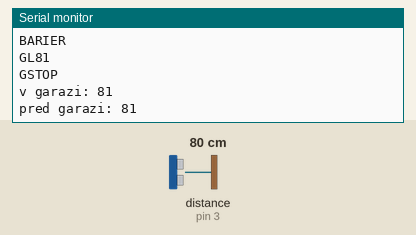
Simulated run of this sketch. Board: Arduino Uno, built with avr-gcc and run on an emulated ATmega328P. Parts: the last lines printed to the serial monitor. Inputs (shaded band) come from the test bench; at power-on: distance to the obstacle (sensor on pin 3) 80 cm. The echo pulse lasts 58.3 µs per cm.

Above: at 1.2 s.
1.3 s: distance to the obstacle (sensor on pin 3) set to 120 cm
At 2.9 s:
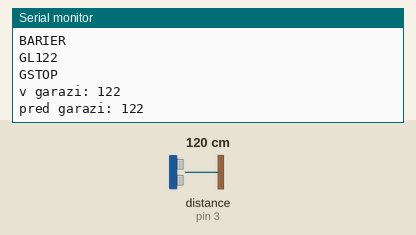
5.1 s: distance to the obstacle (sensor on pin 3) set to 2 cm
At 5.9 s:
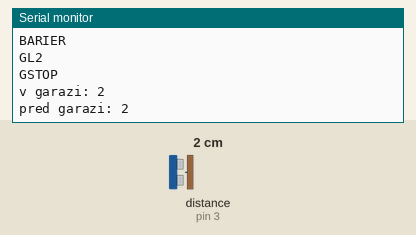
Timing chart, 0 to 8.1 s (numbered marks = the images above; inputs shaded):
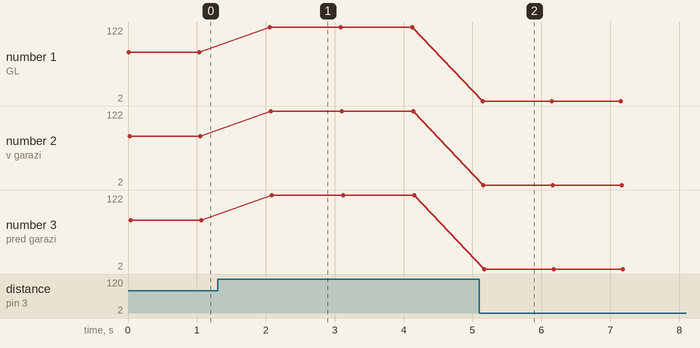

The sketch:

garaz.ino
```cpp
#include <NewPing.h>

int trigPinGarrage = 2;
int echoPinGarrage = 3;
//#define trigPinBeforeGarrage 4;
//#define echoPinBeforeGarrage 5;
const int doorOpenPin = 6;
const int doorClosePin = 7;

const int DOOR_OPEN = 0;
const int DOOR_CLOSE = 1;
const int DOOR_IN_PROGRESS = 2;

int maxLengthGarrage = 400;
int maxLengthBeforeGarrage = 200;
int carHeight = 150;

NewPing garrageSource(trigPinGarrage, echoPinGarrage, maxLengthGarrage);
NewPing beforeGarrageSource(trigPinGarrage, echoPinGarrage, maxLengthBeforeGarrage);
float garrageLength = 0;
float beforeGarrageLength =0;

int doorState;

void setup() {
  // put your setup code here, to run once:
  pinMode(doorOpenPin, INPUT);
  pinMode(doorClosePin, INPUT);

  Serial.begin(9600);

  //kontrola vrat
//  doorState = checkDoor();
}

void loop() {


//  Serial.println("test");
//  digitalRead(doorOpenPin)
  //zkontroluj misto pred garazi

  //zkontroluj jestli je misto v garazi
  if (doorState == DOOR_OPEN) {
  //je misto zkontroluj misto v  garazi a parkuj
  //checkBeforeGarrage();
    if(isGarrageFree()){
      Serial.println("GFREE");
      //setParking();
    }
    else {
    //neni misto

    if(isGas()){
      //auto parkuje
      if (garrageSource.ping_cm() >= 5) {
        Serial.println("STOP");
      }

    }
    else {
        //auto neparkuje, je tam prekazka
        Serial.println("BARIER");
        Serial.print("GL");
        Serial.println(garrageSource.ping_cm());
        Serial.println("GSTOP");
      }

  //v garazi je nejaky objekt

  }
  }

 //kdyz jsou zavrene dvere
 if(doorState == DOOR_CLOSE){
  //checkBeforeGarrage();
  //pokud je kratsi nez default length, tak nejaky error
 }

  //neni misto? Je to staticke
    //ano - je tam predmet neparkuj
    //ne - smrdi tam CO?
        //ano - auto parkuje
        //ne - nejspise se tam nekdo hejbe


  Serial.print("v garazi: ");
  Serial.println(garrageSource.ping_cm());
  Serial.print("pred garazi: ");
  Serial.println(beforeGarrageSource.ping_cm());

  delay(1000);
}


bool isGarrageFree(){
  if (garrageSource.ping_cm() > 350){
    return true;
  }
  else {
    return false;
  }
}
bool isMove(bool garrage) {
int radar;
if (garrage) {
  radar = garrageSource.ping_cm();
}
else radar = beforeGarrageSource.ping_cm();
}
void parking(){
   //prepne ultrazvuk v garazi a bude hlasit jak je daleko od zadku
   //na 5cm pokyn pro zastaveni
   //vyres vzdalenost > 350cm tak a
  }

void checkBeforeGarrage(){
  int lengthRadar = beforeGarrageSource.ping_cm();
  if (lengthRadar < maxLengthBeforeGarrage) {
//    isMove(false);
    if (lengthRadar > carHeight - 5 || lengthRadar < carHeight - 5) {
      //je tam neco jineho nez auto
      // stuj
      Serial.println("BGSTOP");
    }
  }
   //pohrat si s millis at zjistime, jestli se tam neco hybe
   //hybe li se, tak je to asi auto
   // je vzdalenost +- stejna jako vyska auta - je to auto
   // else je to clovek
  }

bool isGas(){
  //zjisti, jestli je v garazi zvysena koncentrace CO
  return false;
}
int checkDoor(){
  if(digitalRead(doorOpenPin) == HIGH && digitalRead(doorClosePin) == LOW && doorState != DOOR_OPEN){
    //dvere otevrene
    Serial.println("DOPEN");
   return doorState = DOOR_OPEN;
  }
  if(digitalRead(doorOpenPin) == LOW && digitalRead(doorClosePin) == HIGH && doorState != DOOR_CLOSE){
    //dvere zavrene
    Serial.println("DCLOSE");
    return doorState = DOOR_CLOSE;
  }
  if(digitalRead(doorOpenPin) == HIGH && digitalRead(doorClosePin) == LOW && doorState != DOOR_IN_PROGRESS){
    //dvere v mezistavu
    Serial.println("DOC");
    return doorState = DOOR_IN_PROGRESS;
  }
  //vrata otevrena?
      //RGBled zelena
      //garrageDoor = OPEN;
   //vrata zavrena
    //RGBled cervena
    //garrageDoor= CLOSE;
   //pak jsou vrata v nejakem mezistavu (oba vstupy otevrene)
   //a to RGBOranzova garrageDoor = IN_PROGRESS
   }
```

Measured:
- after the input at 1.3 s, the serial monitor: prints a new line after 0.76 s (image 1)
- after the input at 5.1 s, the serial monitor: prints a new line after 0.05 s (image 2)
- plotted number 1: 81 → 122 after the input at 1.3 s, 122 → 2 after the input at 5.1 s
- plotted number 2: 81 → 122 after the input at 1.3 s, 122 → 2 after the input at 5.1 s
- plotted number 3: 81 → 122 after the input at 1.3 s, 122 → 2 after the input at 5.1 s
